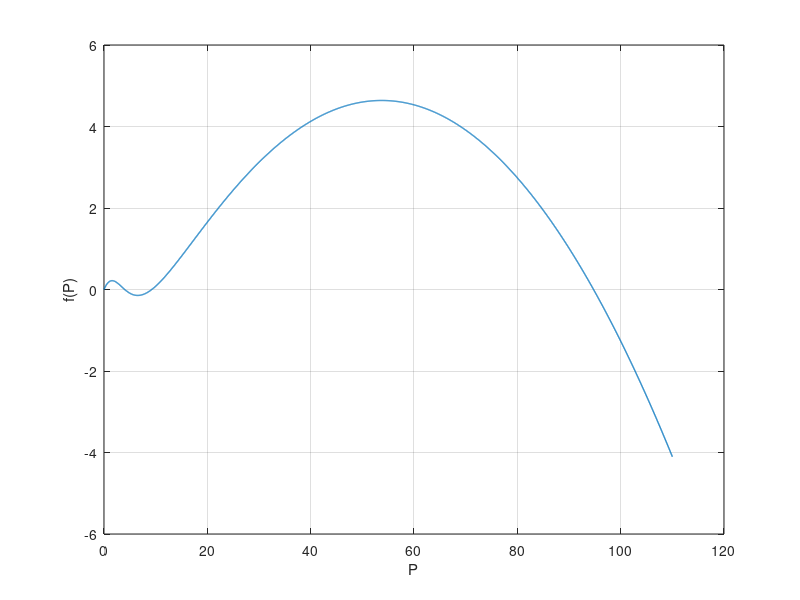

This figure's MATLAB source:
% Parametrar:
r = 0.3;
K = 108;
Rm = 0.7;
alpha = 5.7;
Z = 5;
tau = 1e-10;
Nmax = 1000;

% Funktioner och dess derivata
f = @(P) r.*P.*(1-(P./K)) - Rm.*Z.*((P.^2) ./ (alpha.^2+P.^2)); % f(p)
df = @(P) r - (2*r.*P)./K - Rm*Z .* (2*P.*alpha.^2) ./ (alpha.^2 + P.^2).^2; % f'(P)
g = @(P) ((P.^2)./K) + Rm*Z*(P.^2) ./ (r*(alpha^2+P.^2));  % g(p)
dg = @(P) 2*P./K + (Rm*Z./r) .* (2*P.*alpha.^2) ./ (alpha.^2 + P.^2).^2; % g'(p)


% a) Visar att (2) är fixpuntsinteration för f(P)=0
% Om härledningen är rätt gäller f(P) = r*(P - g(P)).
% Mäter max-avvikelse på ett tätt rutnär
Pgrid = linspace(1e-6,110,4000);
eqdiff = max(abs(f(Pgrid) - r.*(Pgrid - g(Pgrid)))); % Ska gå mot 0 
fprintf('största avvikelsen = %.3e\n', eqdiff)

% Hittar RÖTTER med fzero
% Tre bracket-intervalll där vi vet att det finns en rot i varje.
% fzero försöker hitta ett nollställe inom varje intervall.
I   = [3 5; 8 10; 90 100]; % bracket-intervall
rts = zeros(size(I,1),1);
for i = 1:size(I,1)
    rts(i) = fzero(f, I(i,:));
end
fprintf('Hittade rötter:%s\n', sprintf(' %.4f', rts)); % Utskrift av alla rötter

% Plotta f(P)
Pplot = linspace(0,110,2000);
figure; plot(Pplot, f(Pplot), 'LineWidth', 1);
grid on;
xlabel('P');
ylabel('f(P)');

% Gissningar efter undersökning av plottad graf:
x1 = 4;
x2 = 9.2;
x3 = 94;

% b) Teori för konvergens: Lokalt test
vals = abs(dg(rts)); % Beräknar absolutbeloppet av g' i varje rot
fprintf('|g''(r)| i rötter (i ordning) :%s\n', sprintf(' %.4f', vals));
for i = 1:numel(rts)
    status = 'instabil'; 
    if vals(i) < 1
        status = 'stabil';
    end
    fprintf('Rot %d: P = %.4f, |g''(r)| = %.4f -> %s\n', i, rts(i), vals(i), status);
end

% Välj en stabil rot att iterera mot (den första som uppfyller g' < 1)
idx = find(vals < 1, 1);
if isempty(idx)
    error('ingen stabil rot hittad') % Avbryter om alla rötter är instabila
end
stable_root = rts(idx); % De(n) stabila roten

% c) Själva fixpunktsiterationen
P = 0.9*rts(idx);                     % start nära men inte exakt i roten
err = nan(Nmax,1);
for n = 1:Nmax
    Pnext = g(P);                     % ett fixpunktssteg
    err(n) = abs(Pnext - P);          % felindikator
    disp([n, Pnext, err(n)])          % tabell: [steg, P_n, |P_{n+1}-P_n|]
    if err(n) < tau, break; end       % stoppa på tolerans
    P = Pnext;
end
P_star = Pnext;
steps = n;
fprintf('Fixpunkt ~ %.12g, iterationer = %d\n', P_star, steps);

% d) Kvottest
err = err(1:steps);
if numel(err) >= 2
    rq = err(2:end)./err(1:end-1);    % err_(k+1})/err_k
    fprintf('sista kvot = %.4f, |g''(P*)| = %.4f\n', rq(end), ...
        abs(dg(P_star)));
end

% NEWTONS METOD (e–g)

% Startgissningar
starts = [x1, x2, x3];

% Behållare för Newton-resultat
newton_roots = zeros(numel(starts),1); % rot per start
newton_steps = zeros(numel(starts),1); % steg per start

% e) Kör Newtons metod för alla tre rötter
for j = 1:numel(starts)
    Pn = starts(j); % Startvärde för denna rot
    fprintf('\nNewton från start %.4f (rot %d):\n', Pn, j);
    fprintf('n      P_n             |P_{n+1}-P_n|\n');
    errN = nan(Nmax,1); % Lagra stegfel för delfråga f)

    for k = 1:Nmax
        % Newton-steg: P_(n+1) = f(P_n) / f'(P_n)
        step = f(Pn) ./ df(Pn);      % Steglängd f/df
        Pn1 = Pn - step;             % Nästa punkt
        errN(k) = abs(Pn1 - Pn);     % Felindikator
        fprintf('%-5d  %.12g    %.3e\n', k, Pn1, errN(k));

        if errN(k) < tau % Stoppa på samma tolerans
            break
        end
        Pn = Pn1; % Fortsätt iterering
    end
newton_roots(j) = Pn1;  % Hittad rot
newton_steps(j) = k;    % Antal steg

% f) Tumregelkontroll (kvadratisk)
% Om Newton är kvadratisk: err_(k+1) ungefär lika med C*err_k^2
% Vi visar detta via sista kvoten q = err_(k+1)/err_k^2
errN = errN(1:k);
if numel(errN) >= 2
    q_last = errN(end) / (errN(end-1)^2); % Bör vara ungefär konstant
    digits_prev = -log10(errN(end-1));    % Ungefär antal korrekta siffor före
    digits_last = -log10(errN(end));      % Och efter
    fprintf('kvot err_{k+1}/err_k^2 ≈ %.3e, siffror: %.2f -> %.2f\n', ...
        q_last, digits_prev, digits_last);
end
end

% Sammanfattning för alla tre Newton-körningar
fprintf('\nNewtons rötter:%s\n', sprintf(' %.4f', newton_roots));
fprintf('Newtons steg för ovan i samma ordning  :%s\n', sprintf(' %d', ...
    newton_steps));

% g) Jämför fixpunkt vs Newton kring stabila roten
% Samma start i båda: 0.9 * stabil rot från fixpunktdelen
start_compare = 0.9*stable_root;

% Fixpunkt: Kör snabb miniloop enbart för stegräkning
P = start_compare; steps_fix = 0;
for k = 1:Nmax
    Pn1= g(P);
    steps_fix = k;
    if abs(Pn1 - P) < tau
        break
    end
    P = Pn1;
end

% Newton: kör från samma start
P = start_compare; steps_newt = 0;
for k = 1:Nmax
    Pn1 = P - f(P)/df(P);
    steps_newt = k;
    if abs(Pn1 - P) < tau
        break
    end
    P = Pn1;
end

% Utskrift av jämförelsen
fprintf('\nJämförelse från start %.4f kring stabil rot:\n', start_compare);
fprintf('Fixpunkt steg: %d (linjär, faktor ≈ %.3f)\n', steps_fix, ...
    abs(dg(stable_root)));
fprintf('Newton   steg: %d (kvadratisk)\n', steps_newt);

% Svara på delfråga g)
if steps_newt < steps_fix
    fprintf(['Slutsats (g): Newton är snabbast eftersom konvergensen är kvadratisk, ' ...
        'fixpunkt är linjär (faktor ≈ %.3f).\n'], ...
        abs(dg(stable_root))); 
    % abs(dg(stable_root) visar hur mycket felet minskar per steg nära
    % fixpunkten och förklarar varför fixpunkt är långsammare än Newton.
else
    fprintf(['Slutsats (g): Fixpunkt tog färre steg här, ' ...
        '        men metoden är linjär (faktor ≈ %.3f) medan Newton är kvadratisk.\n'], ...
        abs(dg(stable_root))); 
end
